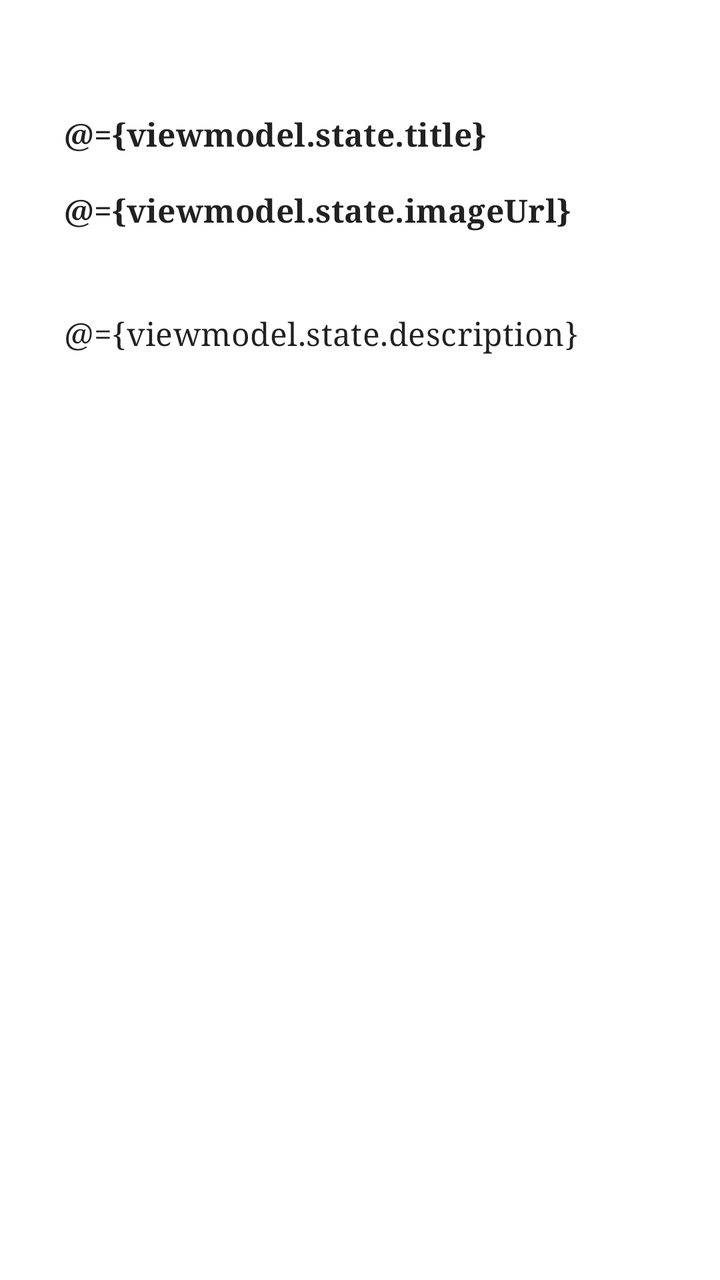
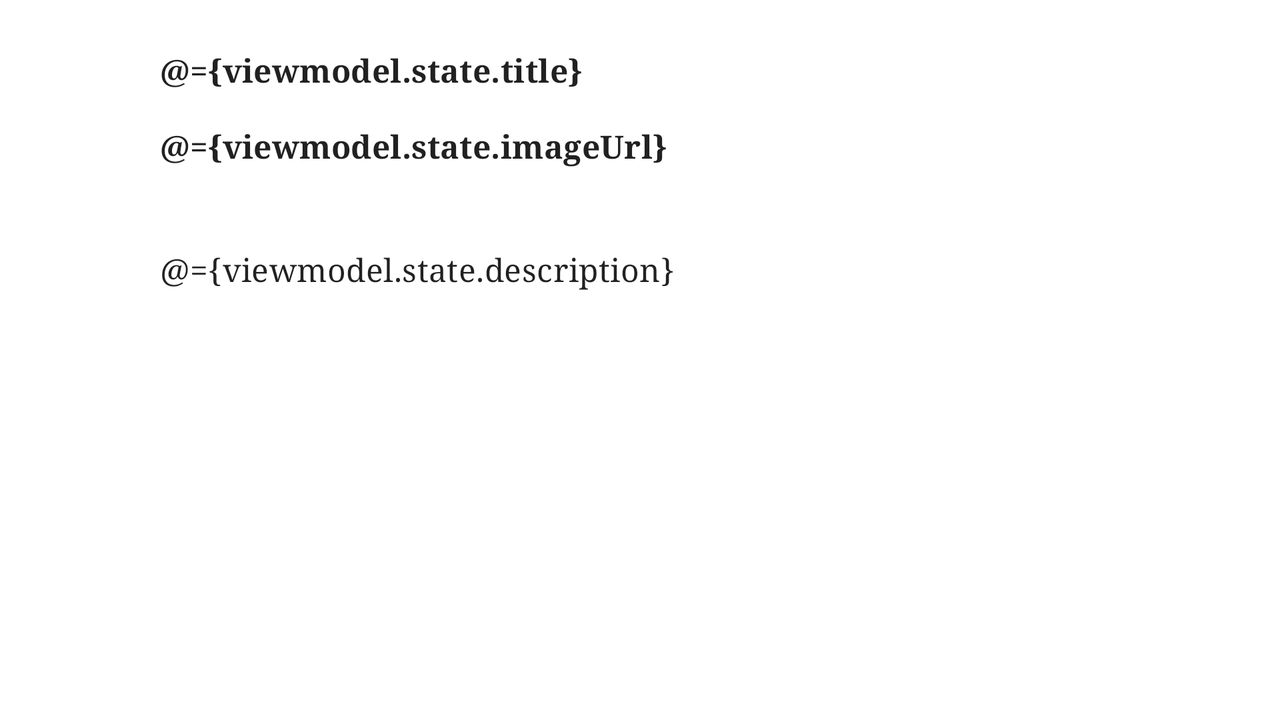

Two renders of one Android screen. The first uses the default layout on a phone; the second uses the alternative layout the repository ships for a different screen configuration, on a matching device. The two XML files are below.
<!-- AndroidManifest.xml: application theme Theme.NoteApp -->
<!-- res/layout/fragment_note_edit.xml -->
<?xml version="1.0" encoding="utf-8"?>
<layout xmlns:android="http://schemas.android.com/apk/res/android">

    <data>

        <variable
            name="viewmodel"
            type="tuver.notepad.ui.noteedit.NoteEditViewModel" />

    </data>

    <ScrollView
        android:layout_width="match_parent"
        android:layout_height="match_parent"
        android:background="@color/surface">

        <androidx.appcompat.widget.LinearLayoutCompat
            android:layout_width="match_parent"
            android:layout_height="wrap_content"
            android:orientation="vertical">

            <RelativeLayout
                android:layout_width="match_parent"
                android:layout_height="wrap_content"
                android:layout_marginHorizontal="@dimen/spacing3x"
                android:layout_marginTop="@dimen/spacing3x"
                android:orientation="horizontal">

                <ImageButton
                    style="@style/ImageButton.OnSurface"
                    android:layout_width="wrap_content"
                    android:layout_height="wrap_content"
                    android:contentDescription="@string/app_back"
                    android:onClick="@{() -> viewmodel.onBackPress()}"
                    android:src="@drawable/ic_arrow_back_24" />

                <ImageButton
                    style="@style/ImageButton.OnSurface"
                    android:layout_width="wrap_content"
                    android:layout_height="wrap_content"
                    android:layout_alignParentEnd="true"
                    android:contentDescription="@string/note_delete"
                    android:onClick="@{() -> viewmodel.onDeleteNotClick()}"
                    android:src="@drawable/ic_delete_outline_24" />

            </RelativeLayout>

            <com.google.android.material.textfield.TextInputLayout
                style="@style/TextInputLayout"
                android:layout_width="match_parent"
                android:layout_height="match_parent"
                android:layout_marginHorizontal="@dimen/spacing2x"
                android:layout_marginTop="@dimen/spacing1x">

                <com.google.android.material.textfield.TextInputEditText
                    android:id="@+id/title_edit_text"
                    style="@style/TextInputEditText"
                    android:layout_width="match_parent"
                    android:layout_height="wrap_content"
                    android:hint="@string/note_title"
                    android:inputType="textMultiLine|textCapSentences"
                    android:text="@={viewmodel.state.title}"
                    android:textStyle="bold">

                </com.google.android.material.textfield.TextInputEditText>

            </com.google.android.material.textfield.TextInputLayout>

            <com.google.android.material.textfield.TextInputLayout
                style="@style/TextInputLayout"
                android:layout_width="match_parent"
                android:layout_height="match_parent"
                android:layout_marginHorizontal="@dimen/spacing2x">

                <com.google.android.material.textfield.TextInputEditText
                    android:id="@+id/image_url_edit_text"
                    style="@style/TextInputEditText"
                    android:layout_width="match_parent"
                    android:layout_height="wrap_content"
                    android:hint="@string/note_image_url"
                    android:inputType="textMultiLine|textUri"
                    android:text="@={viewmodel.state.imageUrl}"
                    android:textStyle="bold">

                </com.google.android.material.textfield.TextInputEditText>

            </com.google.android.material.textfield.TextInputLayout>

            <com.google.android.material.textfield.TextInputLayout
                style="@style/TextInputLayout"
                android:layout_width="match_parent"
                android:layout_height="match_parent"
                android:layout_marginHorizontal="@dimen/spacing2x"
                android:layout_marginTop="@dimen/spacing2x">

                <com.google.android.material.textfield.TextInputEditText
                    android:id="@+id/description_edit_text"
                    style="@style/TextInputEditText"
                    android:layout_width="match_parent"
                    android:layout_height="match_parent"
                    android:hint="@string/note_start_typing"
                    android:inputType="textMultiLine|textCapSentences"
                    android:paddingVertical="@dimen/spacing2x"
                    android:text="@={viewmodel.state.description}">

                </com.google.android.material.textfield.TextInputEditText>

            </com.google.android.material.textfield.TextInputLayout>

        </androidx.appcompat.widget.LinearLayoutCompat>

    </ScrollView>

</layout>
<!-- resources referenced by this layout -->
<resources>
  <color name="surface">#FFFFFFFF</color>
  <dimen name="spacing1x">8dp</dimen>
  <dimen name="spacing2x">16dp</dimen>
  <dimen name="spacing3x">24dp</dimen>
  <string name="app_back">Back</string>
  <string name="note_delete">Delete note</string>
  <string name="note_image_url">Image URL (optional)</string>
  <string name="note_start_typing">Type your note here…</string>
  <string name="note_title">Title</string>
  <style name="ImageButton.OnSurface">
          <item name="android:background">?selectableItemBackgroundBorderless</item>
          <item name="tint">@color/onSurface</item>
      </style>
  <style name="TextInputEditText">
          <item name="android:paddingTop">@dimen/spacing1x</item>
          <item name="android:paddingBottom">@dimen/spacing1x</item>
          <item name="android:inputType">textCapSentences</item>
      </style>
  <style name="TextInputLayout">
          <item name="boxBackgroundMode">none</item>
          <item name="hintAnimationEnabled">false</item>
          <item name="hintEnabled">false</item>
      </style>
  <style name="Theme.NoteApp" parent="Theme.MaterialComponents.DayNight.NoActionBar">
          <item name="colorPrimary">@color/primary</item>
          <item name="colorPrimaryVariant">@color/primaryVariant</item>
          <item name="colorOnPrimary">@color/onPrimary</item>
          <item name="colorSecondary">@color/secondary</item>
          <item name="colorSecondaryVariant">@color/secondaryVariant</item>
          <item name="colorOnSecondary">@color/onSecondary</item>
          <item name="android:statusBarColor">@color/backgroundVariant</item>
          <item name="android:windowLightStatusBar" tools:targetApi="m">@bool/window_light_status_bar</item>
          <item name="android:fontFamily">serif</item>
          <item name="android:windowBackground">@color/background</item>
      </style>
  <color name="onSurface">#FF202020</color>
  <color name="primary">#FF018786</color>
  <color name="primaryVariant">#AA018786</color>
  <color name="onPrimary">#FFFFFFFF</color>
  <color name="secondary">#FF03C1C0</color>
  <color name="secondaryVariant">#AA03C1C0</color>
  <color name="onSecondary">#FFFFFFFF</color>
  <color name="backgroundVariant">#FFEDEDED</color>
  <color name="background">#FFF8F8F8</color>
</resources>
<!-- res/layout-land/fragment_note_edit.xml (the author's variant of the layout above) -->
<!-- drawn on the phone turned sideways -->
<?xml version="1.0" encoding="utf-8"?>
<layout xmlns:android="http://schemas.android.com/apk/res/android">

    <data>

        <variable
            name="viewmodel"
            type="tuver.notepad.ui.noteedit.NoteEditViewModel" />

    </data>

    <LinearLayout
        android:layout_width="match_parent"
        android:layout_height="match_parent"
        android:background="@color/surface"
        android:orientation="horizontal">

        <ImageButton
            style="@style/ImageButton.OnSurface"
            android:layout_width="wrap_content"
            android:layout_height="wrap_content"
            android:layout_margin="@dimen/spacing2x"
            android:contentDescription="@string/app_back"
            android:onClick="@{() -> viewmodel.onBackPress()}"
            android:src="@drawable/ic_arrow_back_24" />

        <ScrollView
            android:layout_width="0dp"
            android:layout_height="match_parent"
            android:layout_weight="1">

            <androidx.appcompat.widget.LinearLayoutCompat
                android:layout_width="match_parent"
                android:layout_height="wrap_content"
                android:orientation="vertical">

                <com.google.android.material.textfield.TextInputLayout
                    style="@style/TextInputLayout"
                    android:layout_width="match_parent"
                    android:layout_height="match_parent"
                    android:layout_marginHorizontal="@dimen/spacing2x"
                    android:layout_marginTop="@dimen/spacing2x">

                    <com.google.android.material.textfield.TextInputEditText
                        android:id="@+id/title_edit_text"
                        style="@style/TextInputEditText"
                        android:layout_width="match_parent"
                        android:layout_height="wrap_content"
                        android:hint="@string/note_title"
                        android:inputType="textMultiLine|textCapSentences"
                        android:text="@={viewmodel.state.title}"
                        android:textStyle="bold">

                    </com.google.android.material.textfield.TextInputEditText>

                </com.google.android.material.textfield.TextInputLayout>

                <com.google.android.material.textfield.TextInputLayout
                    style="@style/TextInputLayout"
                    android:layout_width="match_parent"
                    android:layout_height="match_parent"
                    android:layout_marginHorizontal="@dimen/spacing2x">

                    <com.google.android.material.textfield.TextInputEditText
                        android:id="@+id/image_url_edit_text"
                        style="@style/TextInputEditText"
                        android:layout_width="match_parent"
                        android:layout_height="wrap_content"
                        android:hint="@string/note_image_url"
                        android:inputType="textMultiLine|textUri"
                        android:text="@={viewmodel.state.imageUrl}"
                        android:textStyle="bold">

                    </com.google.android.material.textfield.TextInputEditText>

                </com.google.android.material.textfield.TextInputLayout>

                <com.google.android.material.textfield.TextInputLayout
                    style="@style/TextInputLayout"
                    android:layout_width="match_parent"
                    android:layout_height="match_parent"
                    android:layout_marginHorizontal="@dimen/spacing2x"
                    android:layout_marginTop="@dimen/spacing2x">

                    <com.google.android.material.textfield.TextInputEditText
                        android:id="@+id/description_edit_text"
                        style="@style/TextInputEditText"
                        android:layout_width="match_parent"
                        android:layout_height="match_parent"
                        android:hint="@string/note_start_typing"
                        android:inputType="textMultiLine|textCapSentences"
                        android:paddingVertical="@dimen/spacing2x"
                        android:text="@={viewmodel.state.description}">

                    </com.google.android.material.textfield.TextInputEditText>

                </com.google.android.material.textfield.TextInputLayout>

            </androidx.appcompat.widget.LinearLayoutCompat>

        </ScrollView>

        <ImageButton
            style="@style/ImageButton.OnSurface"
            android:layout_width="wrap_content"
            android:layout_height="wrap_content"
            android:layout_margin="@dimen/spacing2x"
            android:contentDescription="@string/note_delete"
            android:onClick="@{() -> viewmodel.onDeleteNotClick()}"
            android:src="@drawable/ic_delete_outline_24" />

    </LinearLayout>

</layout>
<!-- resources referenced by the variant -->
<!-- as the phone turned sideways resolves them -->
<resources>
  <color name="surface">#FFFFFFFF</color>
  <dimen name="spacing2x">16dp</dimen>
  <string name="app_back">Back</string>
  <string name="note_delete">Delete note</string>
  <string name="note_image_url">Image URL (optional)</string>
  <string name="note_start_typing">Type your note here…</string>
  <string name="note_title">Title</string>
  <style name="ImageButton.OnSurface">
          <item name="android:background">?selectableItemBackgroundBorderless</item>
          <item name="tint">@color/onSurface</item>
      </style>
  <style name="TextInputEditText">
          <item name="android:paddingTop">@dimen/spacing1x</item>
          <item name="android:paddingBottom">@dimen/spacing1x</item>
          <item name="android:inputType">textCapSentences</item>
      </style>
  <style name="TextInputLayout">
          <item name="boxBackgroundMode">none</item>
          <item name="hintAnimationEnabled">false</item>
          <item name="hintEnabled">false</item>
      </style>
  <style name="Theme.NoteApp" parent="Theme.MaterialComponents.DayNight.NoActionBar">
          <item name="colorPrimary">@color/primary</item>
          <item name="colorPrimaryVariant">@color/primaryVariant</item>
          <item name="colorOnPrimary">@color/onPrimary</item>
          <item name="colorSecondary">@color/secondary</item>
          <item name="colorSecondaryVariant">@color/secondaryVariant</item>
          <item name="colorOnSecondary">@color/onSecondary</item>
          <item name="android:statusBarColor">@color/backgroundVariant</item>
          <item name="android:windowLightStatusBar" tools:targetApi="m">@bool/window_light_status_bar</item>
          <item name="android:fontFamily">serif</item>
          <item name="android:windowBackground">@color/background</item>
      </style>
  <color name="onSurface">#FF202020</color>
  <dimen name="spacing1x">8dp</dimen>
  <color name="primary">#FF018786</color>
  <color name="primaryVariant">#AA018786</color>
  <color name="onPrimary">#FFFFFFFF</color>
  <color name="secondary">#FF03C1C0</color>
  <color name="secondaryVariant">#AA03C1C0</color>
  <color name="onSecondary">#FFFFFFFF</color>
  <color name="backgroundVariant">#FFEDEDED</color>
  <color name="background">#FFF8F8F8</color>
</resources>
